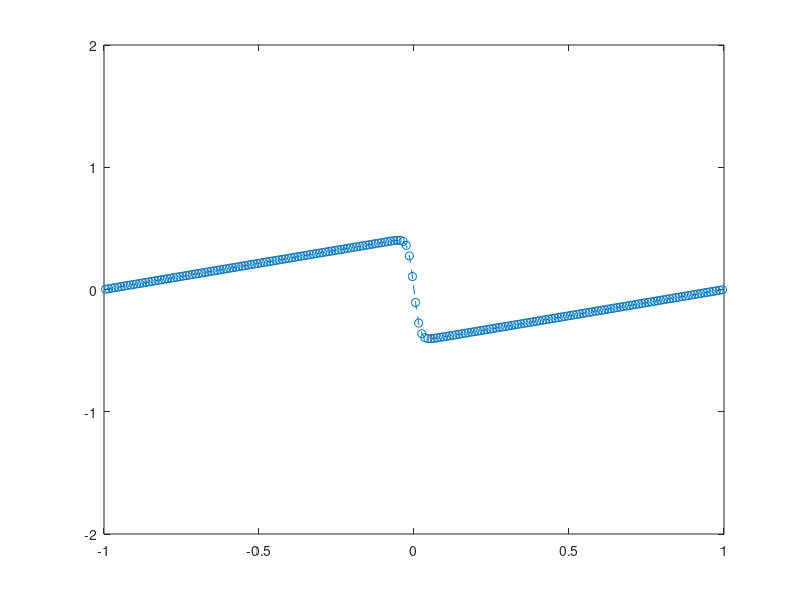

Write the MATLAB code that produced this figure.
clear
K = 200;
FinalTime = 2;
xv = linspace(-1,1,K+1)';
x = .5*(xv(1:end-1)+xv(2:end));
dx = 2/K;

e = ones(K-1,1);
S = diag(e,1)-diag(e,-1);
S(1,:) = 0; S(:,1) = 0;
S(end,:) = 0; S(:,end) = 0;
S(1,end) = -1; S(end,1) = 1;
S(1,2) = 1; S(2,1) = -1;
S(K-1,K) = 1; S(K,K-1) = -1;

for e = 2:K-1 
    Sk{e} = zeros(size(S));
    Sk{e}(e-1:e+1,e-1:e+1) = .5*[0 1 0;-1 0 1;0 -1 0];   
end
Sk{1} = zeros(size(S)); 
Sk{1}(1:2,1:2) = .5*[0 1;-1 0];
Sk{1}(1,K) = -1/2; Sk{1}(K,1) = 1/2;
Sk{K}(K-1:K,K-1:K) = .5*[0 1;-1 0];
Sk{K}(1,K) = -1/2; Sk{K}(K,1) = 1/2;

% w = ones(K,1);
% w = [1; round(rand(K-2,1)); 1];
% id = find(w);
% Sr = 0;    
% C = zeros(K);
% for e = 1:K
%     Sr = Sr + w(e)*Sk{e};
%     C(:,e) = sum(Sk{e},2);
% end

fS = @(uL,uR) (uL.^2 + uL.*uR + uR.^2)/6;
fD = @(uL,uR) max(abs(uL),abs(uR)).*(uR-uL);
fD = @(uL,uR) (uR-uL);
% fD = @(uL,uR) 0*max(abs(uL),abs(uR)).*(uR-uL);

% fS = @(uL,uR) (uL + uR)/2;
% fD = @(uL,uR) (uR-uL);

SD = abs(S);

%% 

rk4a = [            0.0 ...
        -567301805773.0/1357537059087.0 ...
        -2404267990393.0/2016746695238.0 ...
        -3550918686646.0/2091501179385.0  ...
        -1275806237668.0/842570457699.0];
rk4b = [ 1432997174477.0/9575080441755.0 ...
         5161836677717.0/13612068292357.0 ...
         1720146321549.0/2090206949498.0  ...
         3134564353537.0/4481467310338.0  ...
         2277821191437.0/14882151754819.0];
rk4c = [             0.0  ...
         1432997174477.0/9575080441755.0 ...
         2526269341429.0/6820363962896.0 ...
         2006345519317.0/3224310063776.0 ...
         2802321613138.0/2924317926251.0];
     
u = -sin(pi*x);

interval = 1;
dt = .5*dx;
Nsteps = ceil(FinalTime/dt);
dt = FinalTime/Nsteps;
res = zeros(size(u));

Usnap = zeros(K,ceil(Nsteps/interval));
sk = 1;
for i = 1:Nsteps
    for INTRK = 1:5                        
        [ux uy] = meshgrid(u);
%         rhs = -(sum(S.*fS(ux,uy),2) + sum(abs(SD).*fD(ux,uy),2));        
        rhs = -(sum(S.*fS(ux,uy),2) + max(abs(u(:)))*sum(abs(SD).*fD(ux,uy),2));        
%         rhs = -Vr'*(sum(S.*fS(ux,uy),2));                  
        rhs = rhs/dx;

        res = rk4a(INTRK)*res + dt*rhs;
        u   = u  + rk4b(INTRK)*res;                
    end        
    if mod(i,interval)==0
        Usnap(:,sk) = u;
        sk = sk + 1;
    end
    
    if mod(i,5) == 0
        plot(x,u,'o--')
        axis([-1,1,-2,2])       
        drawnow
    end
end
